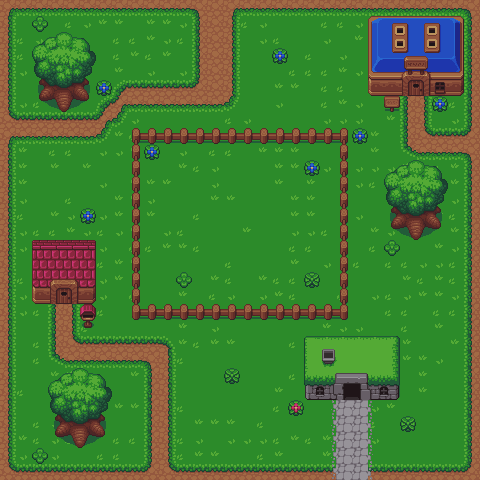

Rendered tile map (Tiled .tmx) drawn with the repository's tilesets; below, a short description and the full map source, tile grids included:
An orthogonal 30x30 tile map with 16x16 px tiles, 2 tile layers (Rutlager 1, Rutlager 2).

<map version="1.10" tiledversion="1.10.1" orientation="orthogonal" renderorder="right-down" width="30" height="30" tilewidth="16" tileheight="16" infinite="0" nextlayerid="4" nextobjectid="1">
 <tileset firstgid="1" name="mainMenu" tilewidth="16" tileheight="16" tilecount="350" columns="25">
  <image source="../sprites/tiles.png" width="400" height="224" />
 </tileset>
 <layer id="1" name="Rutlager 1" width="30" height="30">
  <data encoding="csv">
193,195,195,195,195,195,195,195,195,195,195,195,195,195,195,195,195,195,195,195,195,195,195,195,195,195,195,195,195,196,
243,244,220,244,245,220,219,219,244,219,219,220,219,245,220,245,220,244,244,244,245,245,220,245,244,219,220,220,244,246,
243,245,220,244,244,244,244,245,245,219,220,245,220,220,219,244,220,245,244,244,220,244,219,245,220,220,245,219,244,246,
243,245,220,244,219,245,244,245,219,245,219,244,220,219,244,244,244,245,244,245,244,220,244,220,219,220,245,244,244,246,
243,220,244,220,219,245,244,219,244,220,244,220,220,220,244,244,244,244,245,245,245,219,220,244,244,219,220,245,220,246,
243,244,244,244,219,244,245,244,219,219,244,220,219,244,245,244,244,219,219,244,245,245,244,245,219,244,245,244,219,246,
243,220,245,244,245,244,244,244,219,220,244,244,244,220,244,244,244,220,244,244,245,219,220,244,244,245,220,244,245,246,
243,245,245,244,244,244,219,244,220,244,244,244,244,244,245,220,244,244,244,244,220,220,220,244,219,245,220,244,220,246,
243,219,244,219,244,244,220,219,245,244,220,220,244,244,220,244,245,220,244,244,220,244,244,219,244,244,219,220,245,246,
243,219,244,245,245,244,220,220,219,244,244,220,244,245,245,244,219,219,219,244,244,244,244,219,244,220,220,244,220,246,
243,219,244,219,244,219,244,244,244,244,244,219,245,220,244,244,244,219,219,244,220,244,220,220,220,219,219,245,219,246,
243,219,244,244,244,244,220,244,219,219,219,244,244,220,244,244,244,219,244,219,244,244,220,245,244,220,244,220,219,246,
243,220,244,244,245,244,244,219,219,220,244,244,244,219,219,244,244,244,219,219,244,244,244,244,244,244,244,219,220,246,
243,245,244,219,220,220,220,219,244,219,244,244,245,244,244,244,244,244,219,219,244,244,220,244,244,244,244,219,245,246,
243,220,245,245,219,220,245,220,219,244,220,245,244,244,244,219,244,244,220,220,245,244,244,219,220,220,219,244,219,246,
243,220,244,219,245,219,220,244,245,245,219,219,245,244,244,244,244,244,245,245,244,244,244,245,244,244,244,219,220,246,
243,244,220,244,244,244,245,219,219,244,244,244,244,244,245,244,244,244,219,244,220,244,245,244,245,245,220,220,245,246,
243,245,244,244,244,244,220,219,220,244,244,244,244,219,245,244,219,245,245,244,244,244,244,244,244,219,245,219,245,246,
243,220,245,244,244,244,220,244,245,244,244,219,244,245,220,244,220,219,245,244,244,245,244,220,245,220,219,219,220,246,
243,220,245,244,244,245,245,244,244,244,219,244,244,244,244,220,244,244,219,245,220,244,244,244,245,245,244,245,245,246,
243,244,244,244,219,245,244,244,244,244,244,219,244,220,244,244,244,244,244,244,219,220,220,244,244,245,244,219,244,246,
243,244,245,219,219,244,244,245,244,219,244,219,245,219,219,244,244,244,245,244,244,220,220,244,244,219,244,244,219,246,
243,244,245,219,245,244,244,244,244,219,244,245,244,244,244,244,244,244,244,244,245,245,244,244,244,219,219,220,244,246,
243,244,244,219,219,244,244,244,219,244,220,244,244,244,244,244,244,244,245,244,220,219,244,220,244,244,219,244,244,246,
243,245,244,245,219,244,244,244,244,245,244,244,244,244,244,244,244,219,244,244,245,219,244,220,219,244,219,244,244,246,
243,244,244,219,219,244,219,219,219,244,244,245,244,244,244,244,244,245,219,244,244,244,244,220,219,244,244,244,244,246,
243,244,245,220,219,245,244,244,244,244,244,244,219,219,219,244,245,244,244,244,244,244,244,245,244,244,244,244,244,246,
243,219,245,220,245,245,244,245,245,245,244,245,220,244,220,220,220,245,219,245,219,244,244,220,244,244,244,244,244,246,
243,220,244,220,244,244,245,245,244,219,244,245,219,219,244,244,245,219,244,244,219,244,244,244,244,244,244,244,244,246,
268,270,270,270,270,270,270,270,270,270,270,270,270,270,270,270,270,270,270,270,270,270,270,270,270,270,270,270,270,271
</data>
 </layer>
 <layer id="2" name="Rutlager 2" width="30" height="30">
  <data encoding="csv">
0,0,0,0,0,0,0,0,0,0,0,0,196,248,193,0,0,0,0,0,0,0,0,0,0,0,0,0,0,0,
0,0,302,0,0,0,0,0,0,0,0,0,246,248,243,0,0,0,0,0,0,0,0,27,28,29,30,31,32,0,
0,0,46,47,48,49,0,0,0,0,0,0,246,248,243,0,0,0,0,0,0,0,0,52,53,54,55,56,57,0,
0,0,71,72,73,74,0,0,0,0,0,0,246,248,243,0,0,304,0,0,0,0,0,77,78,79,80,81,82,0,
0,0,96,97,98,99,0,0,0,0,0,0,246,248,243,0,0,0,0,0,0,0,0,102,103,104,105,106,107,0,
0,0,121,122,123,124,304,197,270,270,270,270,271,248,243,0,0,0,0,0,0,0,0,127,128,129,130,131,132,0,
0,0,146,147,148,149,197,273,195,195,195,195,195,195,223,0,0,0,0,0,0,0,0,152,289,246,243,304,157,0,
268,270,270,270,270,270,273,223,0,0,0,0,0,0,0,0,0,0,0,0,0,0,0,0,0,246,243,0,0,0,
193,195,195,195,195,195,223,0,189,190,190,190,190,190,190,190,190,190,190,190,190,191,304,0,0,246,268,270,270,271,
0,0,0,0,0,0,0,0,214,304,0,0,0,0,0,0,0,0,0,0,0,216,0,0,0,222,195,195,195,196,
0,0,0,0,0,0,0,0,214,0,0,0,0,0,0,0,0,0,0,304,0,216,0,0,46,47,48,49,0,0,
0,0,0,0,0,0,0,0,214,0,0,0,0,0,0,0,0,0,0,0,0,216,0,0,71,72,73,74,0,0,
0,0,0,0,0,0,0,0,214,0,0,0,0,0,0,0,0,0,0,0,0,216,0,0,96,97,98,99,0,0,
0,0,0,0,0,304,0,0,214,0,0,0,0,0,0,0,0,0,0,0,0,216,0,0,121,122,123,124,0,0,
0,0,0,0,0,0,0,0,214,0,0,0,0,0,0,0,0,0,0,0,0,216,0,0,146,147,148,149,0,0,
0,0,59,60,61,62,0,0,214,0,0,0,0,0,0,0,0,0,0,0,0,216,0,0,302,0,0,0,0,0,
0,0,84,85,86,87,0,0,214,0,0,0,0,0,0,0,0,0,0,0,0,216,0,0,0,0,0,0,0,0,
0,0,109,110,111,112,0,0,214,0,0,302,0,0,0,0,0,0,0,303,0,216,0,0,0,0,0,0,0,0,
0,0,134,135,136,137,0,0,214,0,0,0,0,0,0,0,0,0,0,0,0,216,0,0,0,0,0,0,0,0,
0,0,159,246,243,187,0,0,239,240,240,240,240,240,240,240,240,240,240,240,240,241,0,0,0,0,0,0,0,0,
0,0,0,246,243,212,0,0,0,0,0,0,0,0,0,0,0,0,0,0,0,0,0,0,0,0,0,0,0,0,
0,0,0,246,268,269,269,269,269,269,198,0,0,0,0,0,0,0,0,64,65,66,67,68,69,0,0,0,0,0,
0,0,0,222,195,195,195,195,195,196,243,0,0,0,0,0,0,0,0,89,90,91,92,93,94,0,0,0,0,0,
0,0,0,46,47,48,49,0,0,246,243,0,0,0,303,0,0,0,0,114,115,116,117,118,119,0,0,0,0,0,
0,0,0,71,72,73,74,0,0,246,243,0,0,0,0,0,0,0,0,139,140,141,142,143,144,0,0,0,0,0,
0,0,0,96,97,98,99,0,0,246,243,0,0,0,0,0,0,0,305,164,2684354841,256,256,1610613017,169,0,0,0,0,0,
0,0,0,121,122,123,124,0,0,246,243,0,0,0,0,0,0,0,0,0,2684354841,256,256,1610613017,0,303,0,0,0,0,
0,0,0,146,147,148,149,0,0,246,243,0,0,0,0,0,0,0,0,0,2684354841,256,256,1610613017,0,0,0,0,0,0,
0,0,302,0,0,0,0,0,0,246,243,0,0,0,0,0,0,0,0,0,2684354841,256,256,1610613017,0,0,0,0,0,0,
0,0,0,0,0,0,0,0,0,271,268,0,0,0,0,0,0,0,0,0,2684354841,256,256,1610613017,0,0,0,0,0,0
</data>
 </layer>
</map>
